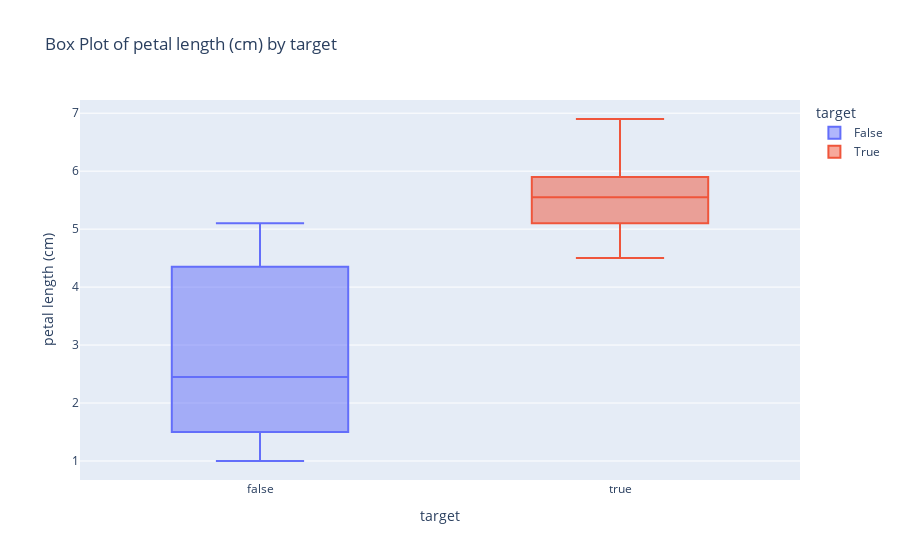

Notebook cell for this chart:
### Code cell
fig_boxplot = px.box(df, x="target", y="petal length (cm)", title="Box Plot of petal length (cm) by target",
                     color='target'  # Set box color based on Species
                    )

# Update layout
fig_boxplot.update_layout(xaxis_title="target", yaxis_title="petal length (cm)",)

# Show the box plot
fig_boxplot.show()

### Figure 1 — Plotly figure (JSON) as saved in the notebook; plotly's stock layout.template omitted (floating-point values rounded to 4 significant figures)
{"data": [{"alignmentgroup": "True", "hovertemplate": "target=%{x}<br>petal length (cm)=%{y}<extra></extra>", "legendgroup": "False", "marker": {"color": "#636efa"}, "name": "False", "notched": false, "offsetgroup": "False", "orientation": "v", "showlegend": true, "type": "box", "x": [false, false, false, false, false, false, false, false, false, false, false, false, false, false, false, false, false, false, false, false, false, false, false, false, false, false, false, false, false, false, false, false, false, false, false, false, false, false, false, false, false, false, false, false, false, false, false, false, false, false, false, false, false, false, false, false, false, false, false, false, false, false, false, false, false, false, false, false, false, false, false, false, false, false, false, false, false, false, false, false, false, false, false, false, false, false, false, false, false, false, false, false, false, false, false, false, false, false, false, false], "x0": " ", "xaxis": "x", "y": [1.4, 1.4, 1.3, 1.5, 1.4, 1.7, 1.4, 1.5, 1.4, 1.5, 1.5, 1.6, 1.4, 1.1, 1.2, 1.5, 1.3, 1.4, 1.7, 1.5, 1.7, 1.5, 1, 1.7, 1.9, 1.6, 1.6, 1.5, 1.4, 1.6, 1.6, 1.5, 1.5, 1.4, 1.5, 1.2, 1.3, 1.4, 1.3, 1.5, 1.3, 1.3, 1.3, 1.6, 1.9, 1.4, 1.6, 1.4, 1.5, 1.4, 4.7, 4.5, 4.9, 4, 4.6, 4.5, 4.7, 3.3, 4.6, 3.9, 3.5, 4.2, 4, 4.7, 3.6, 4.4, 4.5, 4.1, 4.5, 3.9, 4.8, 4, 4.9, 4.7, 4.3, 4.4, 4.8, 5, 4.5, 3.5, 3.8, 3.7, 3.9, 5.1, 4.5, 4.5, 4.7, 4.4, 4.1, 4, 4.4, 4.6, 4, 3.3, 4.2, 4.2, 4.2, 4.3, 3, 4.1], "y0": " ", "yaxis": "y"}, {"alignmentgroup": "True", "hovertemplate": "target=%{x}<br>petal length (cm)=%{y}<extra></extra>", "legendgroup": "True", "marker": {"color": "#EF553B"}, "name": "True", "notched": false, "offsetgroup": "True", "orientation": "v", "showlegend": true, "type": "box", "x": [true, true, true, true, true, true, true, true, true, true, true, true, true, true, true, true, true, true, true, true, true, true, true, true, true, true, true, true, true, true, true, true, true, true, true, true, true, true, true, true, true, true, true, true, true, true, true, true, true, true], "x0": " ", "xaxis": "x", "y": [6, 5.1, 5.9, 5.6, 5.8, 6.6, 4.5, 6.3, 5.8, 6.1, 5.1, 5.3, 5.5, 5, 5.1, 5.3, 5.5, 6.7, 6.9, 5, 5.7, 4.9, 6.7, 4.9, 5.7, 6, 4.8, 4.9, 5.6, 5.8, 6.1, 6.4, 5.6, 5.1, 5.6, 6.1, 5.6, 5.5, 4.8, 5.4, 5.6, 5.1, 5.1, 5.9, 5.7, 5.2, 5, 5.2, 5.4, 5.1], "y0": " ", "yaxis": "y"}], "layout": {"boxmode": "overlay", "legend": {"title": {"text": "target"}, "tracegroupgap": 0}, "title": {"text": "Box Plot of petal length (cm) by target"}, "xaxis": {"anchor": "y", "categoryarray": [false, true], "categoryorder": "array", "domain": [0, 1], "title": {"text": "target"}}, "yaxis": {"anchor": "x", "domain": [0, 1], "title": {"text": "petal length (cm)"}}}}
